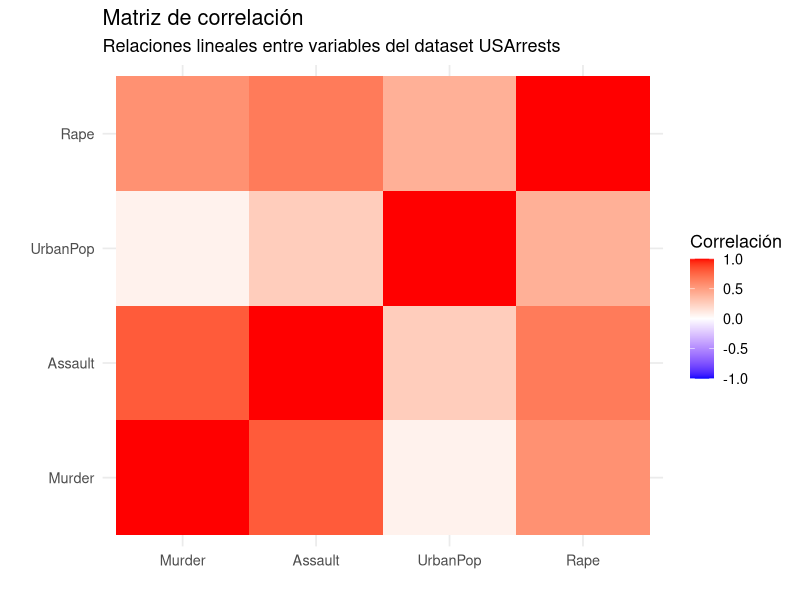
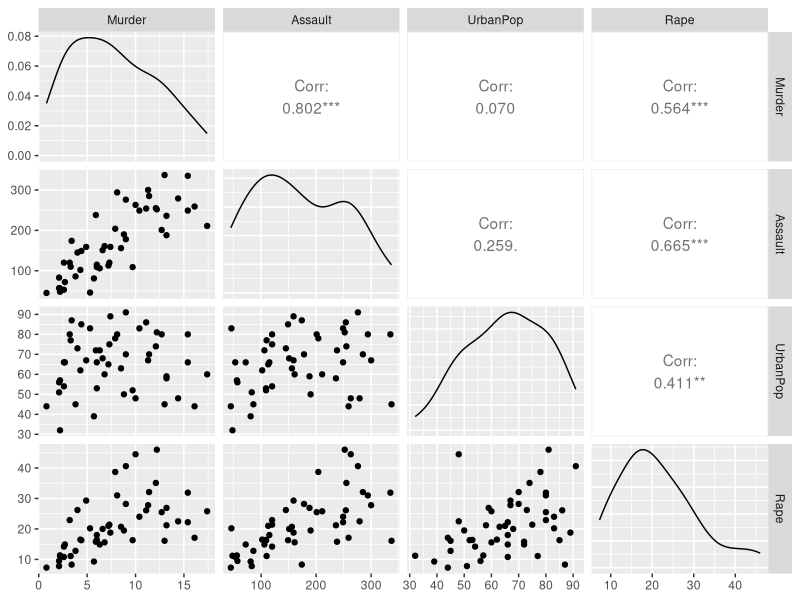
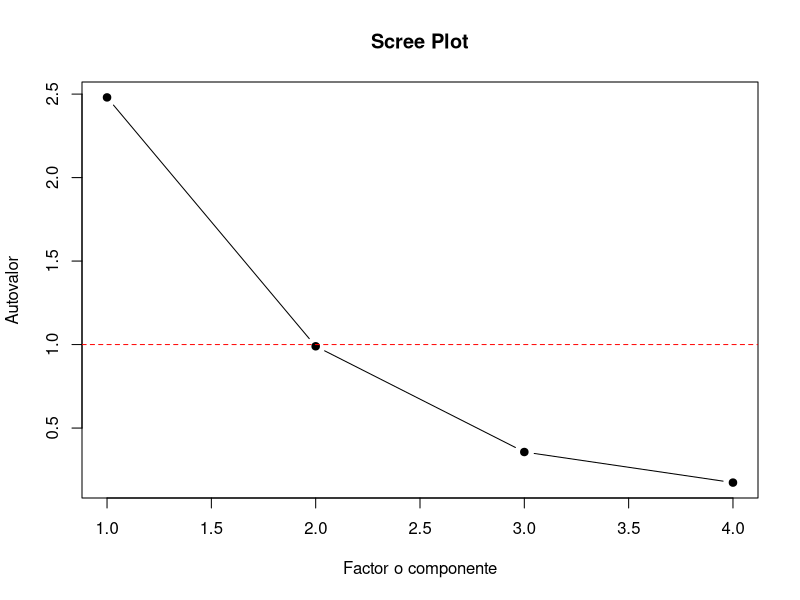

The R source for these figures, in order: (Note: this script raises an error after producing the figures.)
## ---- chunk 1
knitr::opts_chunk$set(
  echo = TRUE,
  warning = FALSE,
  message = FALSE,
  fig.align = "center",
  fig.width = 9,
  fig.height = 5.8
)
## ---- chunk 2
library(ggplot2)
library(dplyr)
library(tidyr)
library(psych)
library(GGally)
library(scales)
## ---- chunk 3
data("USArrests")

head(USArrests)
## ---- chunk 4
str(USArrests)

summary(USArrests)
## ---- chunk 5
cor_US <- cor(USArrests)

round(cor_US, 3)
## ---- chunk 6
cor_larga <- as.data.frame(as.table(cor_US))

ggplot(cor_larga, aes(Var1, Var2, fill = Freq)) +
  geom_tile() +
  scale_fill_gradient2(
    low = "blue",
    high = "red",
    mid = "white",
    midpoint = 0,
    limits = c(-1, 1)
  ) +
  labs(
    title = "Matriz de correlación",
    subtitle = "Relaciones lineales entre variables del dataset USArrests",
    x = "",
    y = "",
    fill = "Correlación"
  ) +
  theme_minimal(base_size = 13)
## ---- chunk 7
GGally::ggpairs(USArrests)
## ---- chunk 8
psych::KMO(cor_US)
## ---- chunk 9
psych::cortest.bartlett(cor_US, n = nrow(USArrests))
## ---- chunk 10
eigenvalues <- eigen(cor_US)$values

eigenvalues
## ---- chunk 11
plot(
  eigenvalues,
  type = "b",
  pch = 19,
  xlab = "Factor o componente",
  ylab = "Autovalor",
  main = "Scree Plot"
)

abline(h = 1, col = "red", lty = 2)
## ---- chunk 12
modelo_fa <- factanal(
  USArrests,
  factors = 2,
  rotation = "none"
)

modelo_fa
## ---- chunk 13
loadings_df <- as.data.frame(
  unclass(modelo_fa$loadings)
)

loadings_df$Variable <- rownames(loadings_df)

loadings_long <- loadings_df |>
  pivot_longer(
    cols = starts_with("Factor"),
    names_to = "Factor",
    values_to = "Carga"
  )

ggplot(loadings_long, aes(Variable, Carga, fill = Factor)) +
  geom_col(position = "dodge") +
  coord_flip() +
  labs(
    title = "Cargas factoriales",
    subtitle = "Relación entre variables observadas y factores latentes",
    x = "Variable",
    y = "Carga factorial"
  ) +
  theme_minimal(base_size = 13)
## ---- chunk 14
modelo_fa$uniquenesses
## ---- chunk 15
unicidades <- modelo_fa$uniquenesses

comunalidades <- 1 - unicidades

data.frame(
  Variable = names(unicidades),
  Unicidad = unicidades,
  Comunalidad = comunalidades
)
## ---- chunk 16
modelo_scores <- factanal(
  USArrests,
  factors = 2,
  scores = "regression"
)

head(modelo_scores$scores)
## ---- chunk 17
scores_df <- as.data.frame(modelo_scores$scores)

scores_df$Estado <- rownames(scores_df)

ggplot(scores_df, aes(Factor1, Factor2)) +
  geom_point(size = 3, alpha = 0.8) +
  geom_text(aes(label = Estado), size = 3, vjust = -0.5) +
  labs(
    title = "Scores factoriales",
    subtitle = "Ubicación de los estados en el espacio de factores",
    x = "Factor 1",
    y = "Factor 2"
  ) +
  theme_minimal(base_size = 13)
## ---- chunk 18
pca <- prcomp(USArrests, scale. = TRUE)

summary(pca)
## ---- chunk 19
pca_scores <- as.data.frame(pca$x)

pca_scores$Estado <- rownames(pca_scores)

ggplot(pca_scores, aes(PC1, PC2)) +
  geom_point(size = 3) +
  geom_text(aes(label = Estado), size = 3, vjust = -0.5) +
  labs(
    title = "PCA del dataset USArrests",
    subtitle = "Componentes principales como reducción de dimensionalidad",
    x = "PC1",
    y = "PC2"
  ) +
  theme_minimal(base_size = 13)
